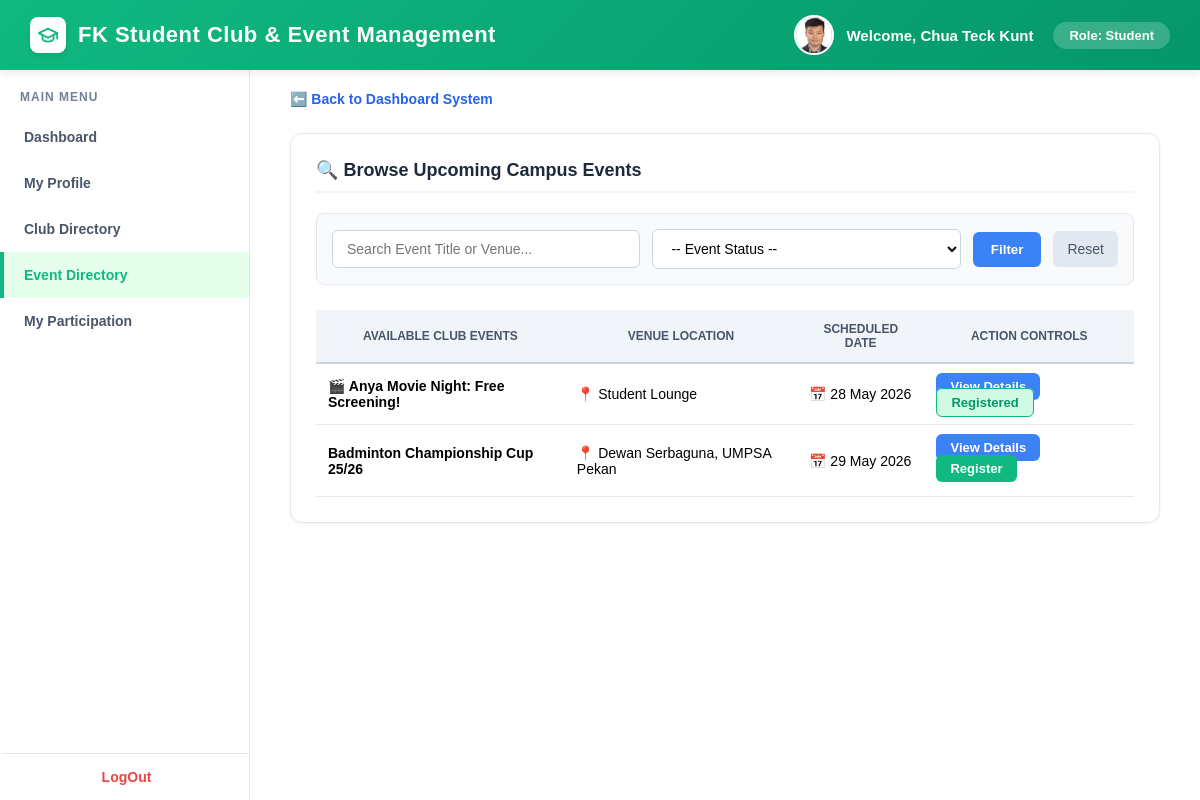
Screenshot of /student/browse_event.php (signed in) with the database file from the repository.
### tables this page shows
CREATE TABLE `students` (
  `userID` varchar(100) NOT NULL,
  `stu_ID` varchar(10) DEFAULT NULL,
  `stu_name` varchar(100) DEFAULT NULL,
  `stu_email` varchar(100) DEFAULT NULL,
  `stu_address` varchar(255) DEFAULT NULL,
  `stu_role` varchar(50) DEFAULT NULL,
  `stu_contact_no` varchar(15) DEFAULT NULL,
  `stu_profile_photo` varchar(255) DEFAULT NULL
);

CREATE TABLE `events` (
  `eventID` varchar(100) NOT NULL,
  `event_title` varchar(100) DEFAULT NULL,
  `event_desc` varchar(255) DEFAULT NULL,
  `event_date` date DEFAULT NULL,
  `event_time` time DEFAULT NULL,
  `event_venue` varchar(100) DEFAULT NULL,
  `event_max_participants` int DEFAULT NULL,
  `attendance_qr` varchar(100) DEFAULT NULL
);

### student/student_login_materials.php (called while the page is built, shortened)
<?php
require_once '../db_connection.php';
$userID = $_SESSION['userID'];
$username = $_SESSION['user_username'];
$active_role = $_SESSION['active_role'] ?? 'Student';
$sql_profile = "SELECT stu_ID, stu_name, stu_email, stu_contact_no, stu_address, stu_profile_photo FROM students WHERE userID = '$userID'";
$result_profile = mysqli_query($link, $sql_profile);
if ($result_profile && mysqli_num_rows($result_profile) > 0) {
    $row = mysqli_fetch_assoc($result_profile);
    $stu_name = !empty($row['stu_name']) ? $row['stu_name'] : $username;
    $photo_path = !empty($row['stu_profile_photo']) ? $row['stu_profile_photo'] : "";
}
?>

### student/browse_event.php (the view, shortened to what this page needs)
<?php
require_once 'student_login_materials.php';
$clubID = isset($_GET['clubID']) ? mysqli_real_escape_string($link, $_GET['clubID']) : '';
if (empty($clubID)) {
    $fallback = mysqli_query($link, "SELECT clubID FROM club LIMIT 1");
    if ($fallback && $f_row = mysqli_fetch_assoc($fallback)) {
        $clubID = $f_row['clubID'];
    }
}
$search_keyword = isset($_GET['search']) ? mysqli_real_escape_string($link, $_GET['search']) : '';
$query_sql = "SELECT * FROM events WHERE 1=1";
$query_sql .= " ORDER BY event_date ASC";
$events_result = mysqli_query($link, $query_sql);
?>
<!DOCTYPE html>
<html lang="en">
<head>
</head>
<body>
    <?php include 'student_background.php'; ?>
    <div class="content-area">
        <div class="workspace-wrapper">
            <div class="nav-back-row">
                <a href="event_directory.php?clubID=<?php echo urlencode($clubID); ?>" class="link-back">⬅️ Back to Dashboard System</a>
            </div>
            <div class="central-board">
                <div class="board-title">
                    <span>🔍 Browse Upcoming Campus Events</span>
                </div>
                <form method="GET" action="" class="filter-panel-row">
                    <input type="text" name="search" class="filter-control" placeholder="Search Event Title or Venue..." value="<?php echo htmlspecialchars($search_keyword); ?>">
                    <select name="status" class="filter-control">
                        <option value="">-- Event Status --</option>
                    </select>
                    <button type="submit" class="btn-search-apply">Filter</button>
                    <a href="browse_event.php?clubID=<?php echo urlencode($clubID); ?>" class="btn-reset-clear">Reset</a>
                </form>
                <table>
                    <thead>
                        <tr>
                            <th>Available Club Events</th>
                            <th>Venue Location</th>
                            <th>Scheduled Date</th>
                            <th>Action Controls</th>
                        </tr>
                    </thead>
                    <tbody>
                        <?php if ($events_result && mysqli_num_rows($events_result) > 0): ?>
                            <?php while ($row = mysqli_fetch_assoc($events_result)): ?>
                                <?php
                                    $rowEventID = $row['eventID'];
                                    $reg_check = mysqli_query($link, "SELECT * FROM eventregistration WHERE userID = '$userID' AND eventID = '$rowEventID'");
                                    $has_joined = (mysqli_num_rows($reg_check) > 0);
                                ?>
                                <tr>
                                    <td><strong><?php echo htmlspecialchars($row['event_title']); ?></strong></td>
                                    <td>📍 <?php echo htmlspecialchars($row['event_venue']); ?></td>
                                    <td>📅 <?php echo date('d M Y', strtotime($row['event_date'])); ?></td>
                                    <td>
                                        <a href="student_view_event_details.php?id=<?php echo $row['eventID']; ?>" class="btn btn-view">View Details</a>
                                        <?php if ($has_joined): ?>
                                            <span class="status-badge-registered">Registered</span>
                                        <?php else: ?>
                                            <form method="POST" action="" style="display: inline;">
                                                <button type="submit" name="register_event" class="btn btn-register">Register</button>
                                            </form>
                                        <?php endif; ?>
                                    </td>
                                </tr>
                            <?php endwhile; ?>
                        <?php else: ?>
                            <tr><td colspan="4" style="text-align:center; padding: 40px;">No events match your search.</td></tr>
                        <?php endif; ?>
                    </tbody>
                </table>
            </div>
        </div>
    </div>
</body>
</html>

### student/student_background.php (shortened to what this page needs)
<?php
$current_page = basename($_SERVER['PHP_SELF']);
?>
<?php if ($active_role === 'Student'): ?>
    <div class="student">
        <div class="top-bar">
            <div class="system-title">
                <div class="system-logo">
                    <svg xmlns="http://www.w3.org/2000/svg" width="22" height="22" viewBox="0 0 24 24" fill="none" stroke="currentColor" stroke-width="2" stroke-linecap="round" stroke-linejoin="round">
                        <path d="M22 10v6M2 10l10-5 10 5-10 5z"/>
                        <path d="M6 12v5c3 3 9 3 12 0v-5"/>
                     </svg>
                </div>
                FK Student Club & Event Management
            </div>
            <div class="user-profile-section">
                <div class="profile-group">
                    <div class="top-bar-photo">
                        <?php if (!empty($photo_path)): ?>
                            <img src="<?php echo htmlspecialchars($photo_path); ?>" alt="Profile" style="width: 100%; height: 100%; object-fit: cover;">
                        <?php else: ?>
                            <?php echo strtoupper(substr($stu_name, 0, 1)); ?>
                        <?php endif; ?>
                     </div>
                    <div class="welcome-text">Welcome, <?php echo htmlspecialchars($stu_name); ?></div>
                </div>
                <div class="role-badge">Role: <?php echo htmlspecialchars($active_role); ?></div>
            </div>
        </div>
        <div class="main-layout">
            <div class="sidebar">
                <div class="sidebar-title">Main Menu</div>
                <a href="student_dashboard.php" class="<?= ($current_page == 'student_dashboard.php') ? 'active' : '' ?>">Dashboard</a>
                <a href="profile_dashboard.php" class="<?= ($current_page == 'profile_dashboard.php') ? 'active' : '' ?>">My Profile</a>
                <a href="club_directory.php" class="<?= ($current_page == 'club_directory.php' || $current_page == 'club_details.php') ? 'active' : '' ?>">Club Directory</a>
                <a href="event_directory.php" class="<?= ($current_page == 'event_directory.php' || $current_page == 'browse_event.php') ? 'active' : '' ?>">Event Directory</a>
                <a href="student_participation_dashboard.php" class="<?= ($current_page == 'student_participation_dashboard.php') ? 'active' : '' ?>">My Participation</a>
                <a href="../logout.php" class="logout-btn">LogOut</a>
            </div>
<?php endif; ?>

### student/browse_event.php (style rules this page uses)
.workspace-wrapper { display: flex; flex-direction: column; gap: 20px; width: 100%; font-family: system-ui, -apple-system, sans-serif; }
.central-board { background: white; border-radius: 12px; border: 1px solid #e2e8f0; padding: 25px; box-shadow: 0 1px 3px rgba(0,0,0,0.05); }
.board-title { font-size: 18px; font-weight: bold; color: #1e293b; margin-bottom: 20px; padding-bottom: 10px; border-bottom: 2px solid #f1f5f9; display: flex; justify-content: space-between; align-items: center; }
.nav-back-row { margin-bottom: 5px; }
.link-back { text-decoration: none; color: #2563eb; font-size: 14px; font-weight: 600; }
.filter-panel-row { display: flex; gap: 12px; margin-bottom: 25px; align-items: center; background-color: #f8fafc; padding: 15px; border-radius: 8px; border: 1px solid #e2e8f0; }
.filter-control { flex: 1; padding: 10px 14px; border: 1px solid #cbd5e1; border-radius: 6px; font-size: 14px; background-color: white; }
.btn-search-apply { background-color: #3b82f6; color: white; border: none; padding: 10px 18px; font-weight: bold; border-radius: 6px; cursor: pointer; }
.btn-reset-clear { background-color: #e2e8f0; color: #475569; text-decoration: none; padding: 10px 14px; font-size: 14px; border-radius: 6px; }
table { width: 100%; border-collapse: collapse; }
th { background-color: #f1f5f9; padding: 12px; font-size: 12px; text-transform: uppercase; color: #475569; border-bottom: 2px solid #cbd5e1; }
td { padding: 14px 12px; font-size: 14px; border-bottom: 1px solid #e2e8f0; }
.btn { padding: 6px 14px; border-radius: 6px; text-decoration: none; font-size: 13px; font-weight: bold; border: none; cursor: pointer; }
.btn-view { background-color: #3b82f6; color: white; }
.btn-register { background-color: #10b981; color: white; }
.status-badge-registered { font-size: 13px; font-weight: bold; color: #059669; background-color: #d1fae5; padding: 6px 14px; border-radius: 6px; border: 1px solid #10b981; }

### student/student_background.php (style rules this page uses)
* { margin: 0; padding: 0; box-sizing: border-box; font-family: Arial, Helvetica, sans-serif; }
.student .top-bar { background: linear-gradient(135deg, #10b981 0%, #059669 100%); color: white; box-shadow: 0 2px 10px rgba(0,0,0,0.1); position: fixed; top: 0; left: 0; width: 100%; height: 70px; z-index: 1000; box-sizing: border-box; display: flex; justify-content: space-between; align-items: center; padding: 0 30px; }
.student .system-title { font-size: 22px; font-weight: bold; letter-spacing: 0.5px; display: flex; align-items: center; gap: 12px; }
.student .system-logo { width: 36px; height: 36px; background-color: white; color: #10b981; border-radius: 8px; display: flex; justify-content: center; align-items: center; box-shadow: 0 2px 5px rgba(0,0,0,0.1); }
.student .user-profile-section { display: flex; align-items: center; gap: 20px; }
.student .profile-group { display: flex; align-items: center; gap: 12px; }
.student .top-bar-photo { width: 40px; height: 40px; background-color: rgba(255,255,255,0.2); border-radius: 50%; border: 2px solid white; display: flex; justify-content: center; align-items: center; overflow: hidden; font-size: 14px; font-weight: bold; }
.student .welcome-text { font-size: 15px; font-weight: bold; }
.student .role-badge { background-color: rgba(255,255,255,0.2); padding: 6px 16px; border-radius: 20px; font-size: 13px; font-weight: bold; }
.student .main-layout { display: flex; flex: 1; overflow: hidden; }
.student .sidebar { position: fixed; height: calc(100vh - 70px); overflow-y: auto; box-sizing: border-box; top: 70px; width: 250px; background-color: white; border-right: 1px solid #e2e8f0; padding-top: 20px; display: flex; flex-direction: column; flex-shrink: 0; }
.student .sidebar-title { padding: 0 20px 10px 20px; font-size: 12px; text-transform: uppercase; color: #718096; font-weight: bold; letter-spacing: 1px; }
.student .sidebar a { padding: 15px 20px; color: #4a5568; text-decoration: none; font-weight: bold; font-size: 14px; border-left: 4px solid transparent; transition: all 0.3s; }
.student .sidebar a.active { background-color: #e6ffed; color: #10b981; border-left: 4px solid #10b981; }
.student .logout-btn { margin-top: auto; border-top: 1px solid #e2e8f0; color: #ef4444 !important; text-align: center; }
.student .content-area { flex: 1; padding: 40px; overflow-y: auto; width: calc(100% - 250px); margin-left: 250px; padding-top: 90px; min-height: 100vh; box-sizing: border-box; }

### rows the page displays
students: stu_profile_photo (picture), stu_name "Chua Teck Kunt"
events: event_title "🎬 Anya Movie Night: Free Screening!", event_venue "Student Lounge", event_date "28 May 2026", shows "Registered"
events: event_title "Badminton Championship Cup 25/26", event_venue "Dewan Serbaguna, UMPSA Pekan", event_date "29 May 2026"

### other values shown
$active_role "Student"
